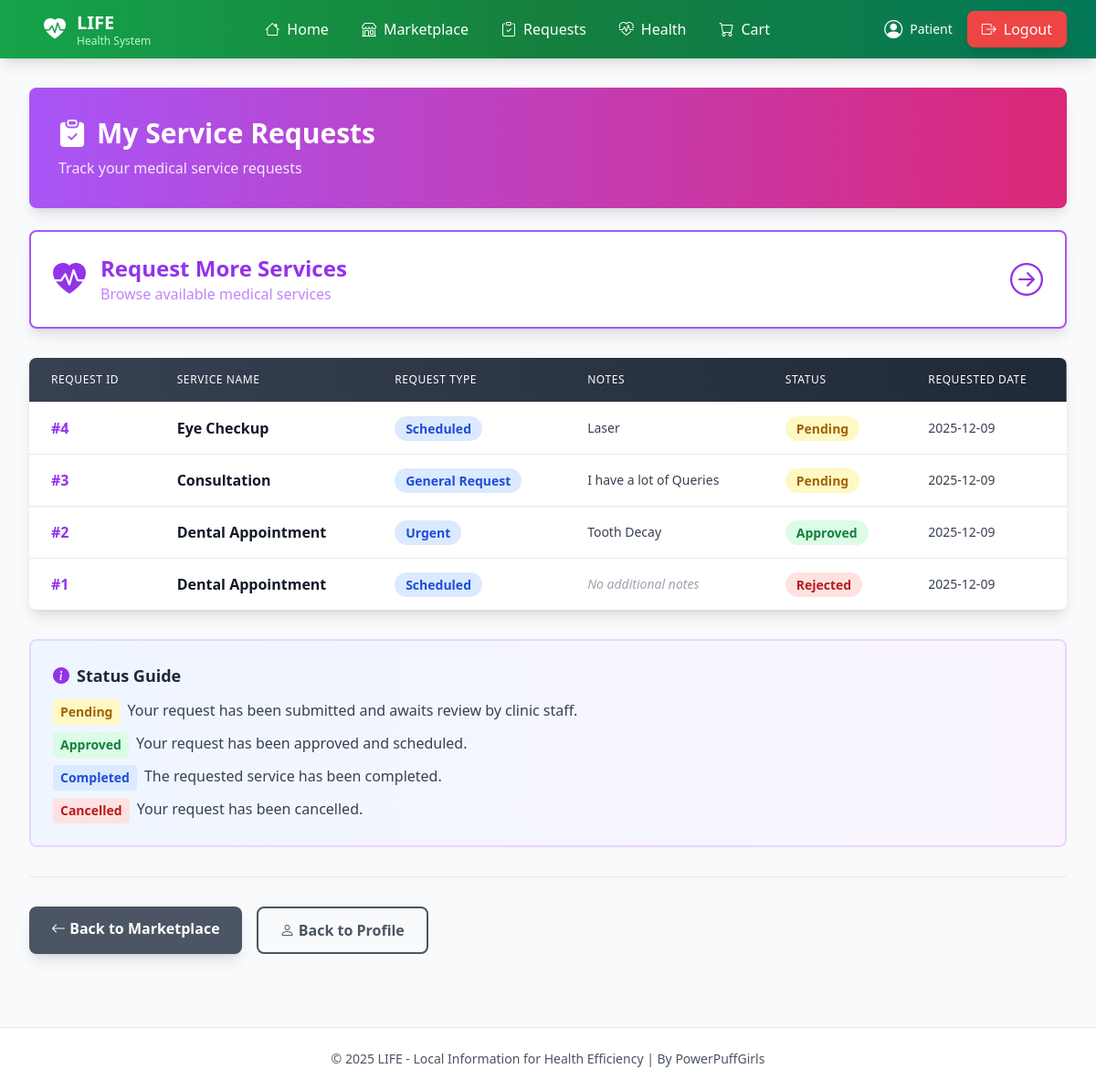
The app's page /my_service_requests (signed in) with its own data.
### tables this page shows
CREATE TABLE service_requests (
            id INTEGER PRIMARY KEY AUTOINCREMENT,
            patient_id INTEGER NOT NULL,
            service_id INTEGER NOT NULL,
            request_type TEXT NOT NULL,
            notes TEXT,
            status TEXT DEFAULT 'Pending',
            requested_at TIMESTAMP DEFAULT CURRENT_TIMESTAMP,
            FOREIGN KEY (patient_id) REFERENCES patients(id),
            FOREIGN KEY (service_id) REFERENCES medical_services(id)
        );

CREATE TABLE medical_services (
            id INTEGER PRIMARY KEY AUTOINCREMENT,
            name TEXT NOT NULL,
            description TEXT,
            category TEXT NOT NULL
        );

### app.py (the view)
@app.route("/my_service_requests")
def my_service_requests():
    if session.get("role") != 'patient':
        return redirect(url_for('patient_signin'))
    patient_id = session.get("user_id")
    db = get_db()
    c = db.cursor()
    requests_data = c.execute("""
        SELECT sr.id, sr.request_type, sr.notes, sr.status, sr.requested_at, ms.name as service_name
        FROM service_requests sr
        JOIN medical_services ms ON sr.service_id = ms.id
        WHERE sr.patient_id = ?
        ORDER BY sr.requested_at DESC
    """, (patient_id,)).fetchall()
    return render_template("my_service_requests.html", requests=requests_data)

### app.py (called while the page is built)
def get_db():
    db = getattr(g, "_database", None)
    if db is None:
        if USE_MYSQL:
            conn = pymysql.connect(
                host=DB_HOST,
                port=DB_PORT,
                user=DB_USER,
                password=DB_PASSWORD,
                database=DB_NAME,
                cursorclass=pymysql.cursors.DictCursor,
                autocommit=False
            )
            db = g._database = DatabaseWrapper(conn, is_mysql=True)
        else:
            import sqlite3
            conn = sqlite3.connect(DATABASE)
            conn.row_factory = sqlite3.Row
            db = g._database = DatabaseWrapper(conn, is_mysql=False)
    return db

@app.teardown_appcontext
def close_connection(exception):
    db = getattr(g, "_database", None)
    if db is not None:
        db.close()

    def cursor(self):
        if self.is_mysql:
            return MySQLCursorWrapper(self.connection.cursor(), self.connection)
        else:
            return SQLiteCursorWrapper(self.connection)

    def close(self):
        self.connection.close()

    def execute(self, query, args=()):
        self.cursor = self.connection.execute(query, args)
        return self

    def fetchall(self):
        return self.cursor.fetchall()

### templates/my_service_requests.html (shortened to what this page needs)
{% extends "layout.html" %}
{% block content %}
<div class="bg-gradient-to-r from-purple-500 to-pink-600 text-white p-8 rounded-lg shadow-lg mb-6 animate-slideDown">
    <h2 class="text-3xl font-bold flex items-center gap-3">
        <i class="bi bi-clipboard-check-fill"></i>
        My Service Requests
    </h2>
    <p class="text-purple-100 mt-2">Track your medical service requests</p>
</div>
<div class="mb-8 animate-fadeIn">
    <a href="{{ url_for('medical_services') }}" class="block bg-white text-purple-600 p-6 rounded-lg shadow-lg hover:shadow-xl transition-all transform hover:scale-105 border-2 border-purple-500">
        <div class="flex items-center justify-between">
            <div class="flex items-center gap-4">
                <i class="bi bi-heart-pulse-fill text-4xl"></i>
                <div>
                    <h3 class="text-2xl font-bold">Request More Services</h3>
                    <p class="text-purple-400">Browse available medical services</p>
                </div>
            </div>
            <i class="bi bi-arrow-right-circle text-4xl"></i>
        </div>
    </a>
</div>
{% if requests %}
<div class="bg-white rounded-lg shadow-lg overflow-hidden mb-8 animate-fadeIn card-hover">
    <div class="overflow-x-auto">
        <table class="min-w-full divide-y divide-gray-200">
            <thead class="bg-gradient-to-r from-gray-700 to-gray-800">
                <tr>
                    <th class="px-6 py-4 text-left text-xs font-medium text-white uppercase tracking-wider">Request ID</th>
                    <th class="px-6 py-4 text-left text-xs font-medium text-white uppercase tracking-wider">Service Name</th>
                    <th class="px-6 py-4 text-left text-xs font-medium text-white uppercase tracking-wider">Request Type</th>
                    <th class="px-6 py-4 text-left text-xs font-medium text-white uppercase tracking-wider">Notes</th>
                    <th class="px-6 py-4 text-left text-xs font-medium text-white uppercase tracking-wider">Status</th>
                    <th class="px-6 py-4 text-left text-xs font-medium text-white uppercase tracking-wider">Requested Date</th>
                </tr>
            </thead>
            <tbody class="bg-white divide-y divide-gray-200">
                {% for req in requests %}
                <tr class="hover:bg-gray-50 transition-colors">
                    <td class="px-6 py-4 font-bold text-purple-600">#{{ req.id }}</td>
                    <td class="px-6 py-4 font-semibold text-gray-900">{{ req.service_name }}</td>
                    <td class="px-6 py-4">
                        <span class="px-3 py-1 bg-blue-100 text-blue-700 rounded-full text-sm font-semibold">{{ req.request_type }}</span>
                    </td>
                    <td class="px-6 py-4 text-gray-700 text-sm">
                        {% if req.notes %}
                            {{ req.notes[:50] }}{% if req.notes|length > 50 %}...{% endif %}
                        {% else %}
                            <span class="text-gray-400 italic">No additional notes</span>
                        {% endif %}
                    </td>
                    <td class="px-6 py-4">
                        {% if req.status == 'Pending' %}
                            <span class="px-3 py-1 bg-yellow-100 text-yellow-700 rounded-full text-sm font-semibold">{{ req.status }}</span>
                        {% elif req.status == 'Approved' %}
                            <span class="px-3 py-1 bg-green-100 text-green-700 rounded-full text-sm font-semibold">{{ req.status }}</span>
                        {% elif req.status == 'Completed' %}
                            <span class="px-3 py-1 bg-blue-100 text-blue-700 rounded-full text-sm font-semibold">{{ req.status }}</span>
                        {% else %}
                            <span class="px-3 py-1 bg-red-100 text-red-700 rounded-full text-sm font-semibold">{{ req.status }}</span>
                        {% endif %}
                    </td>
                    <td class="px-6 py-4 text-gray-700 text-sm">{{ req.requested_at[:10] }}</td>
                </tr>
                {% endfor %}
            </tbody>
        </table>
    </div>
</div>
<div class="bg-gradient-to-r from-blue-50 to-purple-50 border-2 border-purple-200 rounded-lg p-6 mb-8 animate-fadeIn">
    <h6 class="text-lg font-bold text-gray-800 mb-3 flex items-center gap-2">
        <i class="bi bi-info-circle-fill text-purple-600"></i>
        Status Guide
    </h6>
    <ul class="space-y-2 text-gray-700">
        <li class="flex items-start gap-2">
            <span class="px-2 py-1 bg-yellow-100 text-yellow-700 rounded text-sm font-semibold">Pending</span>
            <span>Your request has been submitted and awaits review by clinic staff.</span>
        </li>
        <li class="flex items-start gap-2">
            <span class="px-2 py-1 bg-green-100 text-green-700 rounded text-sm font-semibold">Approved</span>
            <span>Your request has been approved and scheduled.</span>
        </li>
        <li class="flex items-start gap-2">
            <span class="px-2 py-1 bg-blue-100 text-blue-700 rounded text-sm font-semibold">Completed</span>
            <span>The requested service has been completed.</span>
        </li>
        <li class="flex items-start gap-2">
            <span class="px-2 py-1 bg-red-100 text-red-700 rounded text-sm font-semibold">Cancelled</span>
            <span>Your request has been cancelled.</span>
        </li>
    </ul>
</div>
{% endif %}
<hr class="my-8 border-gray-200">
<div class="flex flex-wrap gap-4">
    <a href="{{ url_for('patient_marketplace') }}" class="px-6 py-3 bg-gray-600 text-white rounded-lg hover:bg-gray-700 transition-all transform hover:scale-105 font-semibold shadow-lg">
        <i class="bi bi-arrow-left"></i> Back to Marketplace
    </a>
    <a href="{{ url_for('patient_profile') }}" class="px-6 py-3 border-2 border-gray-600 text-gray-600 rounded-lg hover:bg-gray-600 hover:text-white transition-all transform hover:scale-105 font-semibold">
        <i class="bi bi-person"></i> Back to Profile
    </a>
</div>
{% endblock %}

### templates/layout.html (style rules this page uses)
.animate-slideDown { animation: slideDown 0.3s ease-out; }
.animate-fadeIn { animation: fadeIn 0.5s ease-out; }
.card-hover { transition: all 0.3s ease; }

### records on screen
service_requests: id "4", service_name "Eye Checkup", request_type "Scheduled", notes "Laser", status "Pending", requested_at "2025-12-09"
service_requests: id "3", service_name "Consultation", request_type "General Request", notes "I have a lot of Queries", status "Pending", requested_at "2025-12-09"
service_requests: id "2", service_name "Dental Appointment", request_type "Urgent", notes "Tooth Decay", status "Approved", requested_at "2025-12-09"
service_requests: id "1", service_name "Dental Appointment", request_type "Scheduled", notes "No additional notes", status "Rejected", requested_at "2025-12-09"
